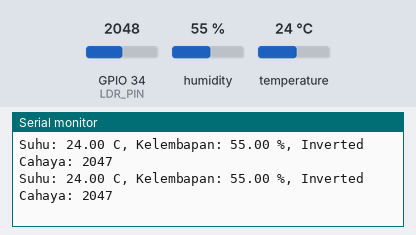
The sketch below on a simulated ESP32. Parts: the last lines printed to the serial monitor. Inputs (shaded band) come from the test bench; at power-on: humidity 55 %, GPIO 34 (LDR_PIN) = 2048, temperature 24 °C.

Above: at 6.8 s.
6.9 s: humidity set to 22 %
At 9.6 s:
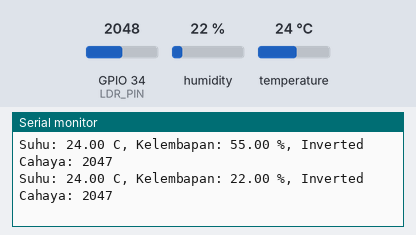
11.4 s: GPIO 34 (LDR_PIN) set to 2866
At 13.1 s:
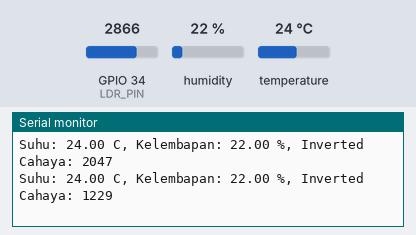
15.9 s: temperature set to 12 °C
At 18.9 s:
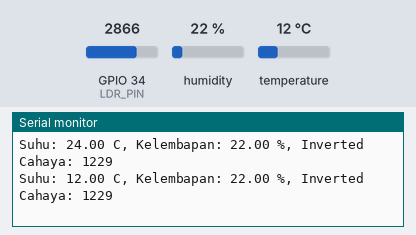
20.4 s: GPIO 34 (LDR_PIN) set to 3603
At 22.4 s:
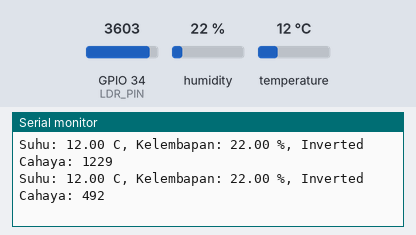
24.9 s: humidity set to 40 %
At 28.1 s:
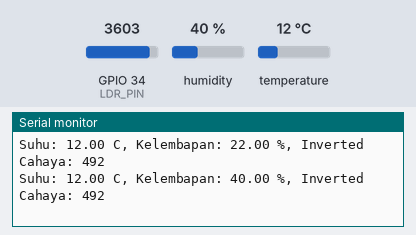
Timing chart, 0 to 29.6 s (numbered marks = the images above; inputs shaded):
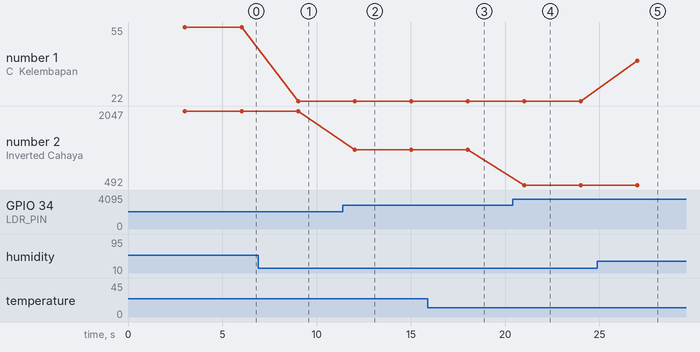

The sketch:

L1_1.ino
```cpp
#include <DHT.h>

#define DHTPIN   4        // pin data DHT11 ke GPIO4
#define DHTTYPE  DHT11    // tipe sensor
#define LDR_PIN  34       // pin LDR ke GPIO34 (ADC ESP32)
const int ADC_MAX = 4095; // 12-bit ADC ESP32

DHT dht(DHTPIN, DHTTYPE);

unsigned long previousMillis = 0;
const long interval = 3000;  // jeda 3 detik

void setup() {
  Serial.begin(115200);
  dht.begin();
}

void loop() {
  unsigned long currentMillis = millis();

  if (currentMillis - previousMillis >= interval) {
    previousMillis = currentMillis;

    float suhu = dht.readTemperature();   // °C
    float kelembapan = dht.readHumidity(); // %
    int cahayaRaw = analogRead(LDR_PIN);   // 0..4095
    int cahayaInverted = ADC_MAX - cahayaRaw;

    if (isnan(suhu) || isnan(kelembapan)) {
      Serial.println("Gagal membaca sensor DHT11!");
    } else {
      Serial.print("Suhu: ");
      Serial.print(suhu, 2);
      Serial.print(" C, Kelembapan: ");
      Serial.print(kelembapan, 2);
      Serial.print(" %, Inverted Cahaya: ");
      Serial.println(cahayaInverted);
    }
  }
}
```

Measured:
- after the input at 6.9 s, the serial monitor: prints a new line after 2.1 s (image 1)
- after the input at 11.4 s, the serial monitor: prints a new line after 0.62 s (image 2)
- after the input at 15.9 s, the serial monitor: prints a new line after 2.1 s (image 3)
- after the input at 20.4 s, the serial monitor: prints a new line after 0.62 s (image 4)
- after the input at 24.9 s, the serial monitor: prints a new line after 2.1 s (image 5)
- plotted number 1: 55 → 22 after the input at 6.9 s, 22 → 40 after the input at 24.9 s
- plotted number 2: 2047 → 1229 after the input at 11.4 s, 1229 → 492 after the input at 20.4 s
